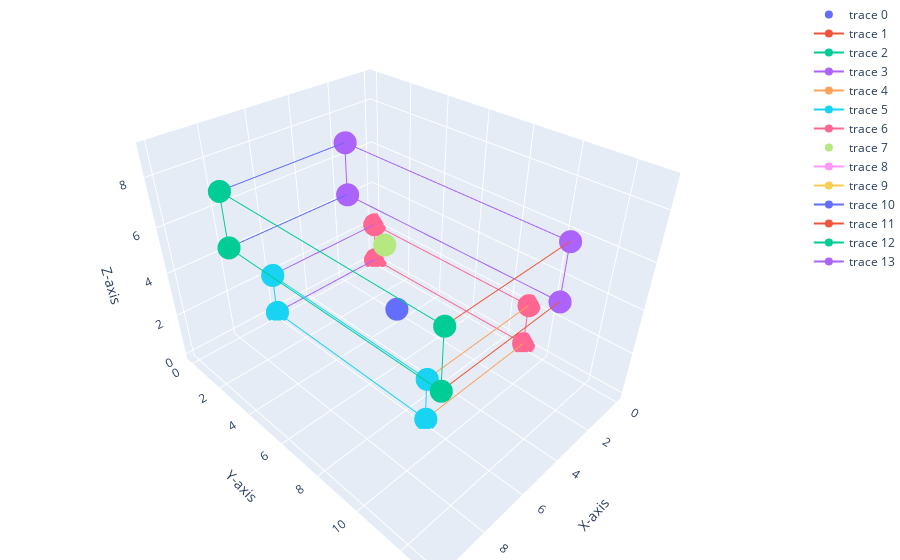

The cell this chart's notebook holds for it:
### Code cell
cube1 = random_cube()
cube2 = random_translate(random_cube())
<
print(cube1)

print(cube_collision(cube1, cube2))
print(calculate_distance_between_cubes(cube1, cube2))
display_object(cube1, cube2)

### Figure 1 — Plotly figure (JSON) as saved in the notebook; plotly's stock layout.template omitted (floating-point values rounded to 4 significant figures)
{"data": [{"mode": "markers", "type": "scatter3d", "x": [3], "y": [4.5], "z": [1]}, {"mode": "markers+lines", "type": "scatter3d", "x": [0, 6, 6, 0, 0], "y": [0, 0, 9, 9, 0], "z": [0, 0, 0, 0, 0]}, {"mode": "markers+lines", "type": "scatter3d", "x": [0, 6, 6, 0, 0], "y": [0, 0, 9, 9, 0], "z": [2, 2, 2, 2, 2]}, {"mode": "markers+lines", "type": "scatter3d", "x": [0, 6, 6, 0, 0], "y": [0, 0, 0, 0, 0], "z": [0, 0, 2, 2, 0]}, {"mode": "markers+lines", "type": "scatter3d", "x": [6, 0, 0, 6, 6], "y": [9, 9, 9, 9, 9], "z": [0, 0, 2, 2, 0]}, {"mode": "markers+lines", "type": "scatter3d", "x": [6, 6, 6, 6, 6], "y": [0, 9, 9, 0, 0], "z": [0, 0, 2, 2, 0]}, {"mode": "markers+lines", "type": "scatter3d", "x": [0, 0, 0, 0, 0], "y": [0, 9, 9, 0, 0], "z": [2, 2, 0, 0, 2]}, {"mode": "markers", "type": "scatter3d", "x": [7.5], "y": [8.5], "z": [8]}, {"mode": "markers+lines", "type": "scatter3d", "x": [5, 10, 10, 5, 5], "y": [4, 4, 13, 13, 4], "z": [7, 7, 7, 7, 7]}, {"mode": "markers+lines", "type": "scatter3d", "x": [5, 10, 10, 5, 5], "y": [4, 4, 13, 13, 4], "z": [9, 9, 9, 9, 9]}, {"mode": "markers+lines", "type": "scatter3d", "x": [5, 10, 10, 5, 5], "y": [4, 4, 4, 4, 4], "z": [7, 7, 9, 9, 7]}, {"mode": "markers+lines", "type": "scatter3d", "x": [10, 5, 5, 10, 10], "y": [13, 13, 13, 13, 13], "z": [7, 7, 9, 9, 7]}, {"mode": "markers+lines", "type": "scatter3d", "x": [10, 10, 10, 10, 10], "y": [4, 13, 13, 4, 4], "z": [7, 7, 9, 9, 7]}, {"mode": "markers+lines", "type": "scatter3d", "x": [5, 5, 5, 5, 5], "y": [4, 13, 13, 4, 4], "z": [9, 9, 7, 7, 9]}], "layout": {"autosize": true, "margin": {"b": 0, "l": 0, "pad": 0, "r": 0, "t": 0}, "scene": {"xaxis": {"title": {"text": "X-axis"}}, "yaxis": {"title": {"text": "Y-axis"}}, "zaxis": {"title": {"text": "Z-axis"}}}, "title": {"text": ""}}}
